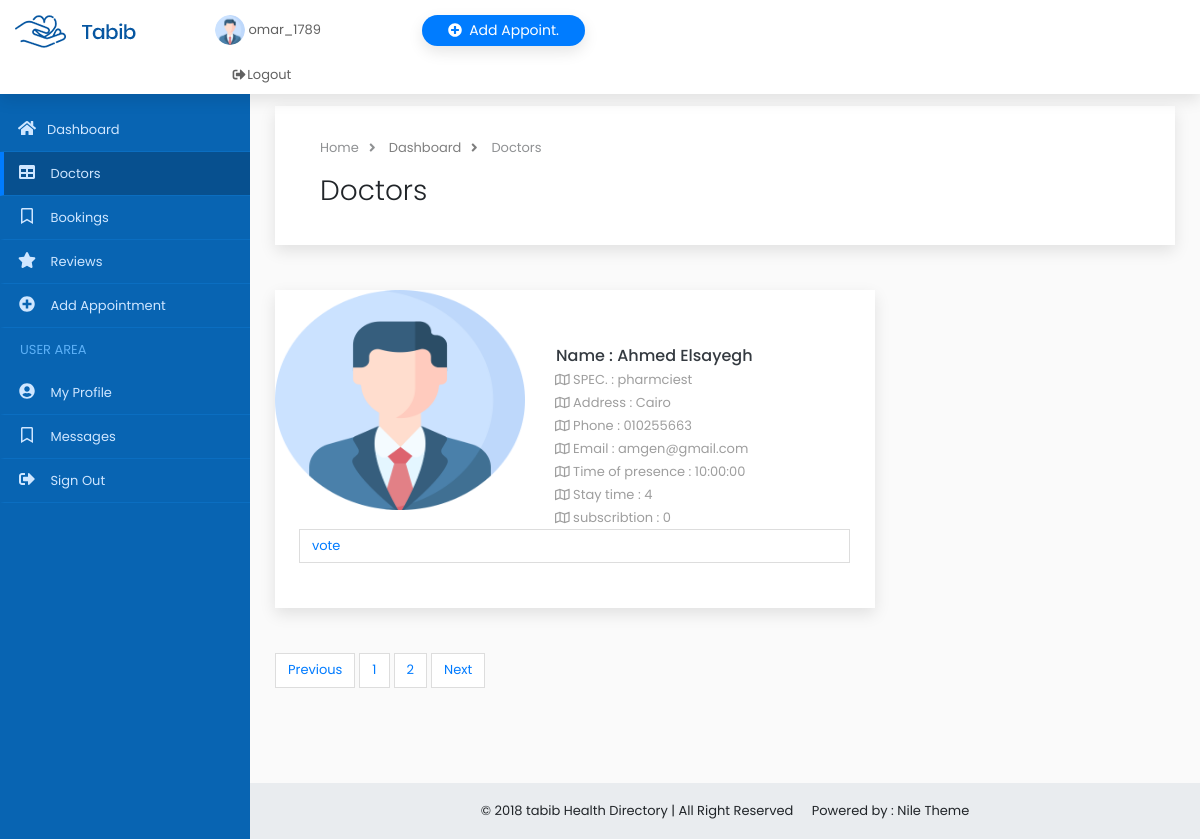
Page /patient/dashboard-my-doctors.php (signed in) on the committed database.
### tables this page shows
CREATE TABLE IF NOT EXISTS `doctors` (
  `id` int UNSIGNED NOT NULL AUTO_INCREMENT,
  `username` varchar(50) NOT NULL,
  `address` varchar(70) NOT NULL,
  `phone` varchar(40) NOT NULL,
  `email` varchar(50) NOT NULL,
  `password` varchar(60) NOT NULL,
  `specialization` varchar(50) NOT NULL,
  `time_of_presense` time NOT NULL,
  `stay_time` tinyint NOT NULL,
  `first_name` varchar(50) NOT NULL,
  `last_name` varchar(50) NOT NULL,
  `img_path` varchar(50) DEFAULT NULL,
  `subscribe` tinyint NOT NULL DEFAULT '0',
  PRIMARY KEY (`id`),
  UNIQUE KEY `time_of_presense` (`time_of_presense`),
  UNIQUE KEY `username` (`username`),
  KEY `time_of_presense_2` (`time_of_presense`)
);

### patient/patient-pagination-f-doc.php (called while the page is built, shortened)
<?php
 require_once '../queryHandlerclass/query.php';
 $the_boolean = queryHandler::getData('doctors','COUNT(id) as num','');
 $number_of_rows = $the_boolean->fetch(PDO::FETCH_ASSOC);
 $items_per_page = 1;
 $number_of_pages = ceil($number_of_rows['num'] / $items_per_page);
 $offset = $items_per_page * ($_SESSION['page_number_patient_mydoctors']-1);
 $limit = $items_per_page;
?>

### queryHandlerclass/query.php (called while the page is built, shortened)
<?php
class queryHandler{
    public static function getData($tbname,$colname,$condition){
        if($condition == ""){
            $query = "SELECT $colname FROM $tbname";
        }else{
            $query = "SELECT $colname FROM $tbname WHERE $condition";
        }
        $sql_statement = $GLOBALS['connection']->prepare($query);
        $result = $sql_statement->execute();
        if($result){
            return $sql_statement ;
        }
        return false;
    }
}
?>

### patient/dashboard-my-doctors.php (the view, shortened to what this page needs)
<?php
require_once '../queryHandlerclass/query.php';
if(isset($_SESSION['PATIENT_ID'])){
    $patient_Id =  $_SESSION['PATIENT_ID'];
    $patient_Username = $_SESSION['PATIENT_USERNAME'];
    $patient_Image_Path = $_SESSION['IMG_PATH'];
} else {
    header('location:../login/index.php');
    exit;
}
?>
<!DOCTYPE html>
<html lang="en-US">
<head>
    <link rel="stylesheet" href="../assets/css/animate.css" />
    <link href="../assets/css/owl.carousel.css" rel="stylesheet">
    <link href="../assets/css/owl.theme.css" rel="stylesheet">
    <link rel="stylesheet" href="../assets/css/bootstrap.min.css">
    <link rel="stylesheet" href="../assets/css/hover-min.css">
    <link rel="stylesheet" href="../assets/css/flag-icon.min.css">
    <link rel="stylesheet" href="../assets/css/style.css">
    <link rel="stylesheet" href="../assets/css/colors/main.css">
    <link rel="stylesheet" href="../assets/css/elegant_icon.css">
    <link rel="stylesheet" href="../assets/css/sb-admin.css">
</head>
<body>
    <header class="background-white box-shadow fixed-top z-index-99">
        <nav class="container-fluid header-in">
            <div class="row">
                <div class="col-xl-2 col-lg-2">
                    <img class="d-inline-block margin-tb-15px" src="../assets/img/logo-1.png" alt="">
                </div>
                <div class="col-xl-4 d-none d-xl-block">
                    <a href="dashboard-appointment.php" class="btn btn-sm border-radius-30 margin-tb-15px text-white background-second-color  box-shadow float-right padding-lr-25px margin-left-30px"><i class="fas fa-plus-circle  margin-right-7px"></i>Add Appoint.</a>
                    <div class="nav-item dropdown float-left">
                        <a href="dashboard-my-profile.php" class="margin-top-15px d-inline-block text-grey-3 margin-right-15px"><img src="../<?php
                                                                        if($patient_Image_Path == ''){
                                                                            echo "profile.png";
                                                                        } else {
                                                                            echo "patientPhotos/$patient_Image_Path";
                                                                        }
                                                        ?>" class="height-30px border-radius-30" width="30px" alt="">  <?= $patient_Username ?></a>
                    </div>
                    <div class="nav-item float-left">
                        <a href="../logout/logout.php" class="nav-link margin-top-10px" data-toggle="modal" data-target="#exampleModal">
                            <div class="text-grey-3"><i class="fa fa-fw fa-sign-out-alt"></i>Logout</div>
                        </a>
                    </div>
                </div>
            </div>
        </nav>
    </header>
    <nav class="navbar navbar-expand-lg navbar-dark z-index-9  fixed-top" id="mainNav">
        <div class="collapse navbar-collapse" id="navbarResponsive">
            <ul class="navbar-nav navbar-sidenav background-main-color admin-nav" id="admin-nav">
                <li class="nav-item">
                    <span class="nav-title-text">Main</span>
                </li>
                <li class="nav-item" data-toggle="tooltip" data-placement="right" title="Dashboard">
                    <a class="nav-link" href="dashboard-home.php">
                        <i class="fas fa-fw fa-home"></i><span class="nav-link-text">Dashboard</span>
                    </a>
                </li>
                <li class="nav-item" data-toggle="tooltip" data-placement="right" title="Doctors">
                    <a class="nav-link active" href="dashboard-my-doctors.php">
                        <i class="fa fa-fw fa-table"></i>
                        <span class="nav-link-text">Doctors</span>
                    </a>
                </li>
                <li class="nav-item" data-toggle="tooltip" data-placement="right" title="Bookings">
                    <a class="nav-link" href="dashboard-bookings.php">
                        <i class="far fa-fw fa-bookmark"></i>
                        <span class="nav-link-text">Bookings</span>
                    </a>
                </li>
                <li class="nav-item" data-toggle="tooltip" data-placement="right" title="Reviews">
                    <a class="nav-link" href="dashboard-reviews.php">
                        <i class="fa fa-fw fa-star"></i>
                        <span class="nav-link-text">Reviews</span>
                    </a>
                </li>
                <li class="nav-item" data-toggle="tooltip" data-placement="right" title="Add Appointement">
                    <a class="nav-link " href="dashboard-appointment.php">
                        <i class="fa fa-fw fa-plus-circle"></i>
                        <span class="nav-link-text">Add Appointment</span>
                    </a>
                </li>
                <li class="nav-item">
                    <span class="nav-title-text">User Area</span>
                </li>
                <li class="nav-item" data-toggle="tooltip" data-placement="right" title="My Profile">
                    <a class="nav-link" href="dashboard-my-profile.php">
                        <i class="fa fa-fw fa-user-circle"></i>
                        <span class="nav-link-text">My Profile</span>
                    </a>
                </li>
                <li class="nav-item" data-toggle="tooltip" data-placement="right" title="Messages">
                    <a class="nav-link" href="dashboard-messages.php">
                        <i class="far fa-fw fa-bookmark"></i>
                        <span class="nav-link-text">Messages</span>
                    </a>
                </li>
                <li class="nav-item" data-toggle="tooltip" data-placement="right" title="Sign Out">
                    <a class="nav-link" href="pateint-logout.php" data-toggle="modal" data-target="#exampleModal">
                        <i class="fa fa-fw fa-sign-out-alt"></i>
                        <span class="nav-link-text">Sign Out</span>
                    </a>
                </li>
            </ul>
        </div>
    </nav>
    <div class="content-wrapper">
        <div class="container-fluid overflow-hidden">
            <div class="row margin-tb-90px margin-lr-10px sm-mrl-0px">
                <div id="page-title" class="padding-30px background-white full-width box-shadow">
                    <div class="container">
                        <ol class="breadcrumb opacity-5">
                            <li><a>Home</a></li>
                            <li><a href="dashboard-home.php">Dashboard</a></li>
                            <li class="active">Doctors</li>
                        </ol>
                        <h1 class="font-weight-300">Doctors</h1>
                    </div>
                </div>
                <div class="margin-tb-45px">
                   <?php
                    require_once 'patient-pagination-f-doc.php';
                    $doctors_boolean = queryHandler::getData('doctors','*',"1 ORDER BY id LIMIT $offset,$limit");
                    if($doctors_boolean){
                        $data_for_doctors = $doctors_boolean->fetchALL(PDO::FETCH_ASSOC);
                        if(!empty($data_for_doctors)){
                            foreach($data_for_doctors as $one_row){ ?>
                                <div class="background-white thum-hover box-shadow hvr-float full-width margin-bottom-45px" style="width: 600px;">
                                    <div class="float-lg-left margin-right-30px sm-mr-0px text-center sm-mt-35px">
                                        <img src="../Doctor/imgs/<?=isset($result['img_path'])? "{$result['img_path']}":"profile.png"?>" alt="" style="border-radius:5px; width: 250px; height:220px">
                                    </div>
                                    <div class="padding-lr-25px padding-tb-45px" >
                                        <h2>
                                            <h2 class="d-inline-block text-dark text-capitalize text-medium margin-tb-15px" style="margin: 1px;"><?="Name : ".$one_row['username']?></h2><br>
                                            <span class="text-grey-2"><i class="far fa-map"></i> <?="SPEC. : ". $one_row['specialization'] ?> </span><br>
                                        </h2>
                                        <span class="text-grey-2"><i class="far fa-map"></i> <?="Address : " . $one_row['address']?></span><br>
                                        <span class="text-grey-2"><i class="far fa-map"></i> <?= "Phone : ". $one_row['phone'] ?> </span><br>
                                        <span class="text-grey-2"><i class="far fa-map"></i> <?= "Email : ". $one_row['email'] ?> </span><br>
                                        <span class="text-grey-2"><i class="far fa-map"></i> <?= "Time of presence : ". $one_row['time_of_presense'] ?> </span><br>
                                        <span class="text-grey-2"><i class="far fa-map"></i> <?= "Stay time : ". $one_row['stay_time'] ?> </span><br>
                                        <span class="text-grey-2"><i class="far fa-map"></i> <?= "subscribtion : ". $one_row['subscribe'] ?> </span><br>
                                        <?php
                                            $exist_boolean = queryHandler::getData('subscribtion','*',"doctor_id='{$one_row['id']}' AND patient_id ='$patient_Id'");
                                            $array_exist_subiscribtion = $exist_boolean->fetch(PDO::FETCH_ASSOC);
                                            if($array_exist_subiscribtion){ ?>
                                                <a class="page-link" href="patient-add-subscribtion.php?id=<?= $one_row['id'] ?>">unvote</a>
                                           <?php } else { ?>
                                                <a class="page-link" href="patient-add-subscribtion.php?id=<?= $one_row['id'] ?>">vote</a>
                                          <?php }
                                        ?>
                                    </div>
                                </div>
                            <?php }
                        }
                    }
                    ?>
                    <?php
                        if(!empty($data_for_doctors)){ ?>
                            <ul class="pagination pagination-md ">
                                <li class="page-item "><a class="page-link rounded-0" href="dashboard-my-doctors.php?state=previous">Previous</a></li>
                                <?php
                                    for($i = 1; $i <= $number_of_pages;$i++){ ?>
                                        <li class="page-item"><a class="page-link" href="dashboard-my-doctors.php?num=<?= $i ?>"><?= $i ?></a></li>
                                <?php } ?>
                                <li class="page-item"><a class="page-link rounded-0" href="dashboard-my-doctors.php?state=next">Next</a></li>
                            </ul>
                       <?php }
                    ?>
                </div>
            </div>
        </div>
        <footer class="sticky-footer">
            <div class="container">
                <div class="text-center">
                    <span>© 2018 tabib Health Directory | All Right Reserved <a class="text-grey-2 margin-left-15px" target="_blank">Powered by : Nile Theme</a></span>
                </div>
            </div>
        </footer>
    </div>
</body>
</html>

### assets/css/colors/main.css (style rules this page uses)
.background-main-color { background-color: #0864b2; }
.background-second-color { background-color: #007cff; }

### assets/css/sb-admin.css (style rules this page uses)
html { position: relative; min-height: 100%; }
body { overflow-x: hidden; }
.content-wrapper { min-height: calc(100vh - 56px); padding-top: 1rem; }
#mainNav .navbar-collapse { overflow: auto; max-height: 75vh; }
#mainNav .navbar-collapse .navbar-nav .nav-item .nav-link { cursor: pointer; }
.admin-nav { padding: 5px 0px 10px 0px ; }
.admin-nav .nav-title-text { padding: 10px 20px 10px 20px; display: block; text-transform: uppercase; color: #5cb0f7 }
.admin-nav > li > a { padding: 15px 15px 15px 15px; border-bottom: 1px solid #0b6ec1 ; border-left: 4px solid #0864b2; }
.admin-nav > li > a .fa-fw { margin-right: 10px; font-size: 16px; }
.admin-nav > li > a.active , .admin-nav > li > a:hover { background-color: #07508f; border-left: 4px solid #007cff; }
@media (min-width: 992px) { #mainNav .navbar-collapse { overflow: visible; max-height: none; } }
@media (min-width: 992px) { #mainNav .navbar-collapse .navbar-sidenav { padding-bottom: 100px; position: absolute; top: 0; left: 0; overflow-x: hidden; overflow-y: auto; -webkit-flex-direction: column; -ms-flex-direction: column; flex-direction: column; margin-top: 60px; } }
@media (min-width: 992px) { #mainNav .navbar-collapse .navbar-sidenav > .nav-item { width: 250px; padding: 0; } }
@media (min-width: 992px) { #mainNav .navbar-collapse .navbar-sidenav > .nav-item > .nav-link { padding: 10px 1em 10px 1em; } }
@media (min-width: 992px) { #mainNav.fixed-top .navbar-sidenav { height: calc(100vh); } }
.content-wrapper { overflow-x: hidden; }
@media (min-width: 992px) { .content-wrapper { margin-left: 250px; } }
#mainNav.navbar-dark .navbar-collapse .navbar-sidenav > .nav-item > .nav-link { color: #cfe6ff; }
footer.sticky-footer { position: absolute; right: 0; bottom: 0; width: 100%; height: 56px; background-color: #e9ecef; line-height: 55px; }
@media (min-width: 992px) { footer.sticky-footer { width: calc(100% - 250px); } }

### rows in the picture
doctors: username "Ahmed Elsayegh", specialization "pharmciest", address "Cairo", phone "010255663", email "amgen@gmail.com", time_of_presense "10:00:00", stay_time "4", subscribe "0"

### other values in the picture
$patient_Username "omar_1789"
